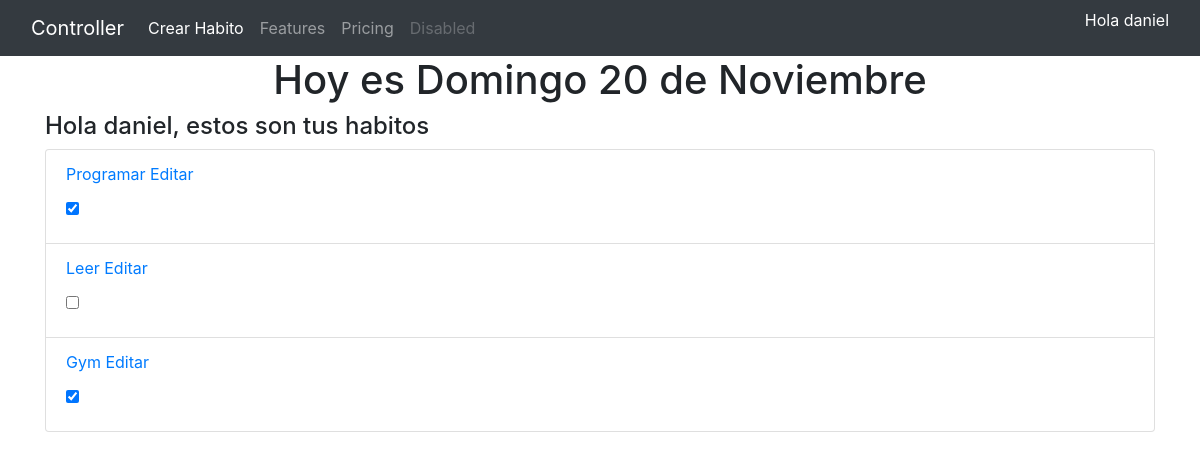
The app's page / (signed in) with its own data.
### habit/models.py (models this page shows, shortened)
class Habit(models.Model):
    user = models.ForeignKey(User, on_delete=models.CASCADE)
    name = models.CharField(max_length=100)
    description = models.TextField()
    created = models.DateTimeField(auto_now_add=True)
    updated = models.DateTimeField(auto_now=True)
    class Meta:
        ordering = ['-created']

### habit/views.py (the view, shortened to what this page needs)
# urls.py: path('', HomeView.as_view(), name="home"),
class HomeView(LoginRequiredMixin, View):
    model = Habit
    template_name = "habits/home.html"
    def get(self, *args, **kwargs):
        context = {}
        queryset = self.model.objects.filter(user=self.request.user)
        context['habits'] = []
        context['today'] = today
        for habit in queryset:
            q = (Daily.objects.filter(habit=habit, date=today, is_active=True))
            context['habits'].append([habit, q])
        return render(self.request, self.template_name, context)

### templates/habits/home.html (shortened to what this page needs)
{% extends 'base.html' %}
{% block body %}
{% now "d" as day %}
{% now "l" as day_name %}
{% now "F" as month %}
<div class="center text-center">
    <h1 class="">Hoy es {{day_name | capfirst}} {{day}} de {{month | capfirst}}</h1>
</div>
<div class="">
    <h4>
        Hola {{user.username}}, estos son tus habitos {{daily}}
    </h4>
</div>
<div class="center">
    <ul class="list-group">
        {% for habit, daily in habits %}
            <li class="list-group-item">
                <p>
                <a href="{% url 'habits:calendar' habit.pk %}">{{habit.name}}</a>
                <a href="{% url 'habits:update' habit.pk %}" class="link-success">Editar</a>
                <form action="" method="POST">
                    <input type="checkbox" class="form-check"  value={{habit.pk}} named="checkboxes" {% if daily%}checked{% endif %}>
                </form>
                </p>
            </li>
        {% empty %}
            <li class="list-group-item">
                <p>Lo sentimos, no tienes habitos. <a href="{% url 'habits:create' %}" class="link">Crea uno!</a></p>
            </li>
        {% endfor %}
    </ul>
</div>
{% endblock body %}

### templates/utils/navbar.html (shortened to what this page needs)
<nav class="navbar navbar-dark navbar-expand-lg bg-dark">
  <div class="container-fluid">
    <a class="navbar-brand" href="{% url 'habits:home' %}">Controller</a>
    <div class="collapse navbar-collapse" id="navbarNav">
      <ul class="navbar-nav">
        <li class="nav-item">
          <a
            class="nav-link active"
            aria-current="page"
            href="{% url 'habits:create' %}"
            >Crear Habito</a
          >
        </li>
        <li class="nav-item">
          <a class="nav-link" href="#">Features</a>
        </li>
        <li class="nav-item">
          <a class="nav-link" href="#">Pricing</a>
        </li>
        <li class="nav-item">
          <a class="nav-link disabled">Disabled</a>
        </li>
      </ul>
    </div>
    {% if user.is_authenticated %}
    <div class="">
      <p class="text-white">Hola {{user.username}}</p>
    </div>
    {% else %}
    <a class="btn btn-danger" href="{% url 'accounts:login' %}">Entra</a>
    {% endif %}
  </div>
</nav>

### records on screen
Habit: name "Programar"
Habit: name "Leer"
Habit: name "Gym"

### other values on screen
{{ user.username }} "daniel"
{{ day_name | capfirst }} "Domingo"
{{ day }} "20"
{{ month | capfirst }} "Noviembre"
